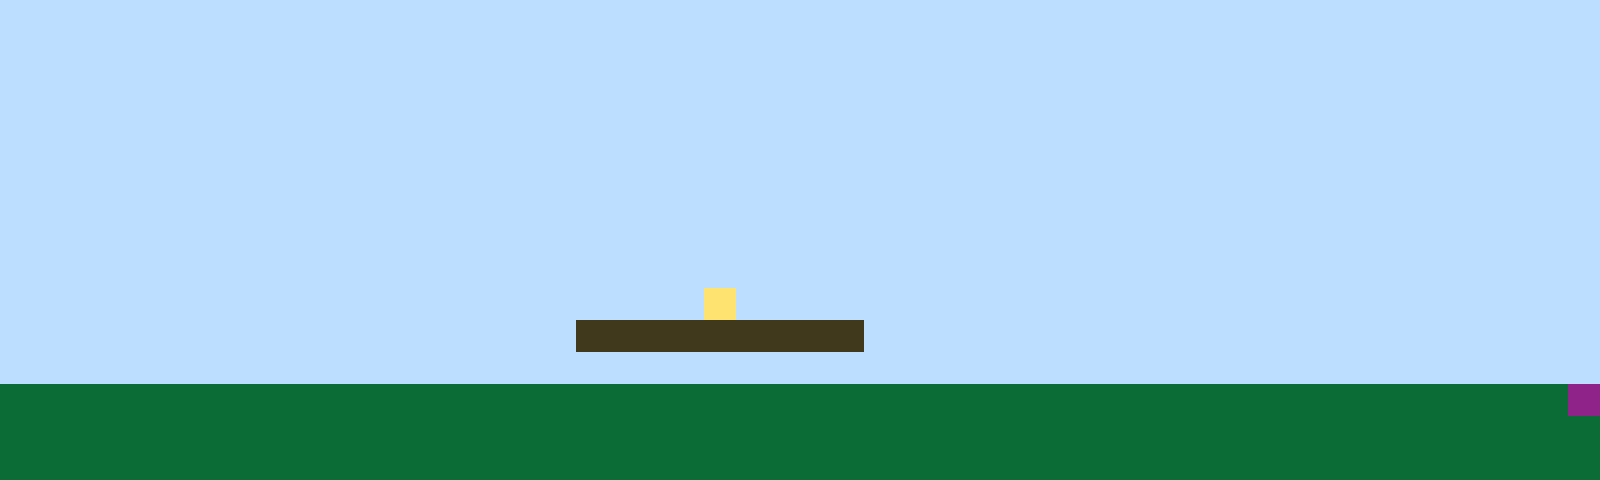

A 2D game scene composited from a Tiled map and its tileset images. What follows is a short description and the map's XML, with every tile layer's data as written:
An orthogonal 50x15 tile map with 32x32 px tiles, 1 tile layer (Tile Layer 1).

<map version="1.10" tiledversion="1.11.2" orientation="orthogonal" renderorder="right-up" width="50" height="15" tilewidth="32" tileheight="32" infinite="0" nextlayerid="2" nextobjectid="1"><editorsettings><export target="map1.csv" format="csv" /></editorsettings><tileset firstgid="1" name="sprites" tilewidth="32" tileheight="32" tilecount="6" columns="3"><image source="sprites.png" width="96" height="64" /></tileset><layer id="1" name="Tile Layer 1" width="50" height="15"><data encoding="csv">1,1,1,1,1,1,1,1,1,1,1,1,1,1,1,1,1,1,1,1,1,1,1,1,1,1,1,1,1,1,1,1,1,1,1,1,1,1,1,1,1,1,1,1,1,1,1,1,1,1,1,1,1,1,1,1,1,1,1,1,1,1,1,1,1,1,1,1,1,1,1,1,1,1,1,1,1,1,1,1,1,1,1,1,1,1,1,1,1,1,1,1,1,1,1,1,1,1,1,1,1,1,1,1,1,1,1,1,1,1,1,1,1,1,1,1,1,1,1,1,1,1,1,1,1,1,1,1,1,1,1,1,1,1,1,1,1,1,1,1,1,1,1,1,1,1,1,1,1,1,1,1,1,1,1,1,1,1,1,1,1,1,1,1,1,1,1,1,1,1,1,1,1,1,1,1,1,1,1,1,1,1,1,1,1,1,1,1,1,1,1,1,1,1,1,1,1,1,1,1,1,1,1,1,1,1,1,1,1,1,1,1,1,1,1,1,1,1,1,1,1,1,1,1,1,1,1,1,1,1,1,1,1,1,1,1,1,1,1,1,1,1,1,1,1,1,1,1,1,1,1,1,1,1,1,1,1,1,1,1,1,1,1,1,1,1,1,1,1,1,1,1,1,1,1,1,1,1,1,1,1,1,1,1,1,1,1,1,1,1,1,1,1,1,1,1,1,1,1,1,1,1,1,1,1,1,1,1,1,1,1,1,1,1,1,1,1,1,1,1,1,1,1,1,1,1,1,1,1,1,1,1,1,1,1,1,1,1,1,1,1,1,1,1,1,1,1,1,1,1,1,1,1,1,1,1,1,1,1,1,1,1,1,1,1,1,1,1,1,1,1,1,1,1,1,1,1,1,1,1,1,1,1,1,1,1,1,1,1,1,1,1,1,1,1,1,1,1,1,1,1,1,1,1,1,1,1,1,1,1,1,1,1,1,1,1,1,1,1,1,1,1,1,1,1,1,1,1,1,1,1,1,1,1,1,1,1,1,1,1,1,1,1,1,1,1,1,1,1,1,1,1,1,1,1,1,1,1,1,1,1,1,1,1,1,1,1,1,1,1,1,1,4,1,1,1,1,1,1,1,1,1,1,1,1,1,1,1,1,1,1,1,1,1,1,1,1,1,1,1,1,1,1,1,1,1,1,1,1,1,1,1,1,1,1,1,1,1,3,3,3,3,3,3,3,3,3,1,1,1,1,1,1,1,1,1,1,1,1,1,1,1,1,1,1,1,1,1,1,1,1,1,1,1,1,1,1,1,1,1,1,1,1,1,1,1,1,1,1,1,1,1,1,1,1,1,1,1,1,1,1,1,1,1,1,1,1,1,1,1,1,1,1,1,1,1,1,1,1,1,2,2,2,2,2,2,2,2,2,2,2,2,2,2,2,2,2,2,2,2,2,2,2,2,2,2,2,2,2,2,2,2,2,2,2,2,2,2,2,2,2,2,2,2,2,2,2,2,2,6,2,2,2,2,2,2,2,2,2,2,2,2,2,2,2,2,2,2,2,2,2,2,2,2,2,2,2,2,2,2,2,2,2,2,2,2,2,2,2,2,2,2,2,2,2,2,2,2,2,2,2,2,2,2,2,2,2,2,2,2,2,2,2,2,2,2,2,2,2,2,2,2,2,2,2,2,2,2,2,2,2,2,2,2,2,2,2,2,2,2,2,2,2,2,2,2,2,2,2,2</data></layer></map>
